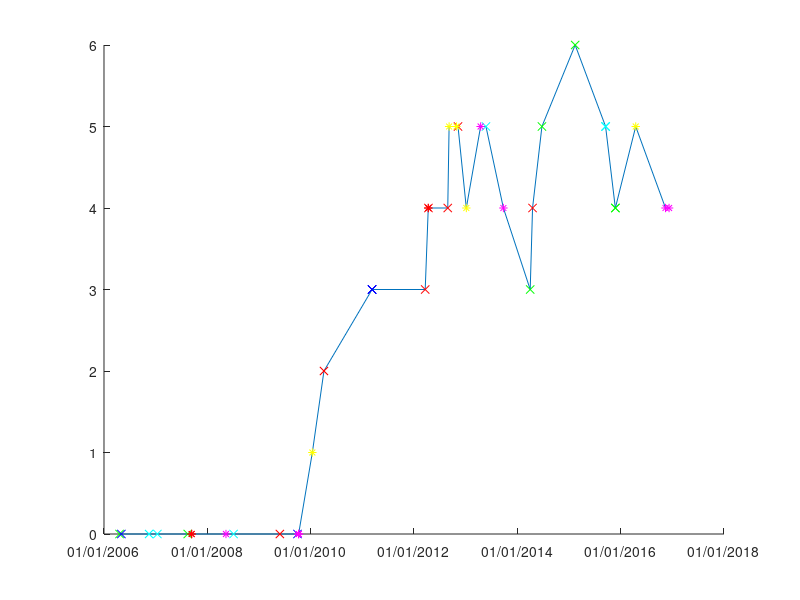
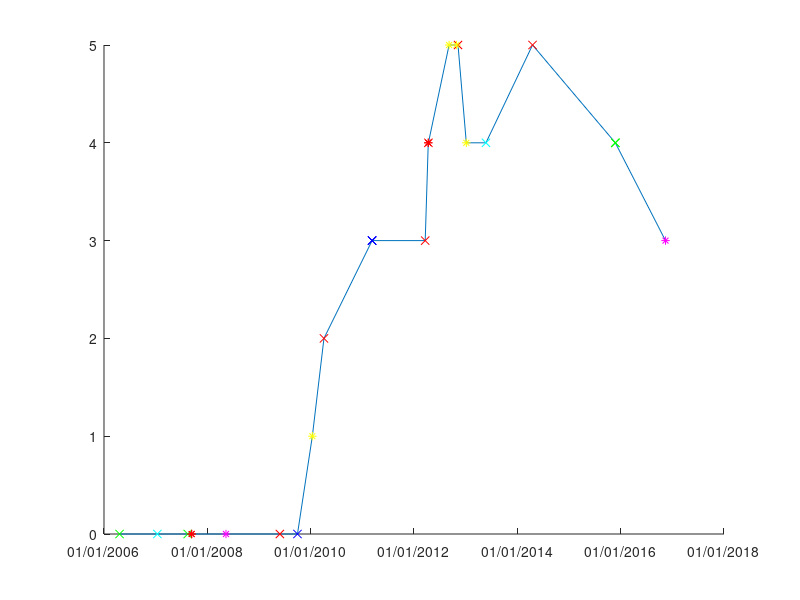
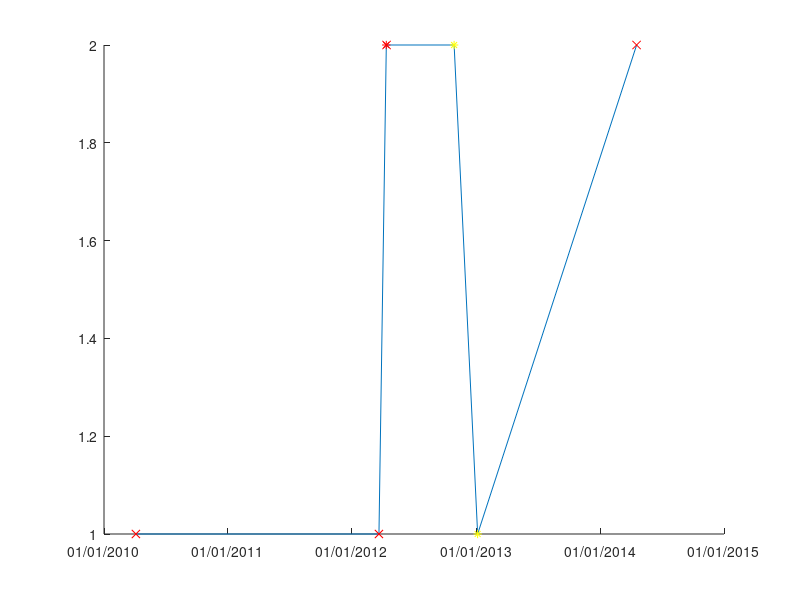
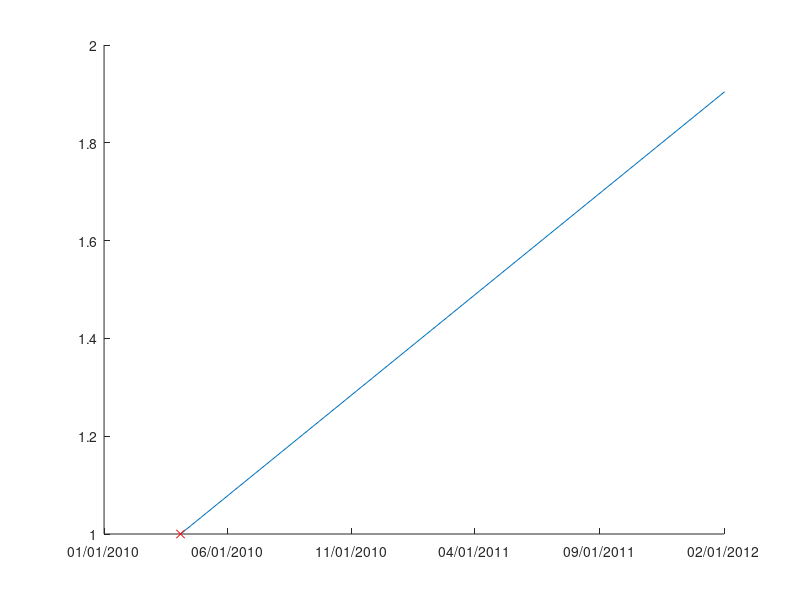

The MATLAB source for these figures, in order:

clc, clear 

load teleseism_distance.mat
load shaking_rate1_5.mat
load shaking_rate3.mat
load shaking_rate6.mat
load shaking_rate15.mat
load PGV_dc_data.mat

csum15 = cumsum(totsubtract15);

kmlen1_5 = kmlen(index1_5);
kmlen3 = kmlen(index3);
kmlen6 = kmlen(index6);
kmlen15 = kmlen(index15);

index1_1_5 = find(kmlen1_5 < 3000);
index3_1_5 = find(kmlen1_5 >= 3000 & kmlen1_5 < 5000);
index5_1_5 = find(kmlen1_5 >= 5000 & kmlen1_5 < 7000);
index7_1_5 = find(kmlen1_5 >= 7000 & kmlen1_5 < 9000);
index9_1_5 = find(kmlen1_5 >= 9000 & kmlen1_5 < 11000);
index11_1_5 = find(kmlen1_5 >= 11000 & kmlen1_5 < 13000);
index13_1_5 = find(kmlen1_5 >= 13000 & kmlen1_5 < 15000);
index15_1_5 = find(kmlen1_5 >= 15000 & kmlen1_5 < 17000);

index1_3 = find(kmlen3 < 3000);
index3_3 = find(kmlen3 >= 3000 & kmlen3 < 5000);
index5_3 = find(kmlen3 >= 5000 & kmlen3 < 7000);
index7_3 = find(kmlen3 >= 7000 & kmlen3 < 9000);
index9_3 = find(kmlen3 >= 9000 & kmlen3 < 11000);
index11_3 = find(kmlen3 >= 11000 & kmlen3 < 13000);
index13_3 = find(kmlen3 >= 13000 & kmlen3 < 15000);
index15_3 = find(kmlen3 >= 15000 & kmlen3 < 17000);

index1_6 = find(kmlen6 < 3000);
index3_6 = find(kmlen6 >= 3000 & kmlen6 < 5000);
index5_6 = find(kmlen6 >= 5000 & kmlen6 < 7000);
index7_6 = find(kmlen6 >= 7000 & kmlen6 < 9000);
index9_6 = find(kmlen6 >= 9000 & kmlen6 < 11000);
index11_6 = find(kmlen6 >= 11000 & kmlen6 < 13000);
index13_6 = find(kmlen6 >= 13000 & kmlen6 < 15000);
index15_6 = find(kmlen6 >= 15000 & kmlen6 < 17000);

index1_15 = find(kmlen15 < 3000);
index3_15 = find(kmlen15 >= 3000 & kmlen15 < 5000);
index5_15 = find(kmlen15 >= 5000 & kmlen15 < 7000);
index7_15 = find(kmlen15 >= 7000 & kmlen15 < 9000);
index9_15 = find(kmlen15 >= 9000 & kmlen15 < 11000);
index11_15 = find(kmlen15 >= 11000 & kmlen15 < 13000);
index13_15 = find(kmlen15 >= 13000 & kmlen15 < 15000);
index15_15 = find(kmlen15 >= 15000 & kmlen15 < 17000);

figure(1)
hold on
plot(m7date1_5, csum1_5)
plot(m7date1_5(index1_1_5), csum1_5(index1_1_5),'rx')
plot(m7date1_5(index3_1_5), csum1_5(index3_1_5),'y*')
plot(m7date1_5(index5_1_5), csum1_5(index5_1_5),'gx')
plot(m7date1_5(index7_1_5), csum1_5(index7_1_5),'cx')
plot(m7date1_5(index9_1_5), csum1_5(index9_1_5),'bx')
plot(m7date1_5(index11_1_5), csum1_5(index11_1_5),'m*')
plot(m7date1_5(index13_1_5), csum1_5(index13_1_5),'kx')
plot(m7date1_5(index15_1_5), csum1_5(index15_1_5),'r*')
datetick('x', 23)
hold off

figure(2)
hold on 
plot(m7date3, csum3)
plot(m7date3(index1_3), csum3(index1_3),'rx')
plot(m7date3(index3_3), csum3(index3_3),'y*')
plot(m7date3(index5_3), csum3(index5_3),'gx')
plot(m7date3(index7_3), csum3(index7_3),'cx')
plot(m7date3(index9_3), csum3(index9_3),'bx')
plot(m7date3(index11_3), csum3(index11_3),'m*')
plot(m7date3(index13_3), csum3(index13_3),'kx')
plot(m7date3(index15_3), csum3(index15_3),'r*')
datetick('x', 23)
hold off

figure(3)
hold on
plot(m7date6, csum6)
plot(m7date6(index1_6), csum6(index1_6),'rx')
plot(m7date6(index3_6), csum6(index3_6),'y*')
plot(m7date6(index5_6), csum6(index5_6),'gx')
plot(m7date6(index7_6), csum6(index7_6),'cx')
plot(m7date6(index9_6), csum6(index9_6),'bx')
plot(m7date6(index11_6), csum6(index11_6),'m*')
plot(m7date6(index13_6), csum6(index13_6),'kx')
plot(m7date6(index15_6), csum6(index15_6),'r*')
datetick('x', 23)
hold off

figure(4)
hold on
plot(m7date15, csum15)
plot(m7date15(index1_15), csum15(index1_15),'rx')
plot(m7date15(index3_15), csum15(index3_15),'y*')
plot(m7date15(index5_15), csum15(index5_15),'gx')
plot(m7date15(index7_15), csum15(index7_15),'cx')
plot(m7date15(index9_15), csum15(index9_15),'bx')
plot(m7date15(index11_15), csum15(index11_15),'m*')
plot(m7date15(index13_15), csum15(index13_15),'kx')
plot(m7date15(index15_15), csum15(index15_15),'r*')
datetick('x', 23)
hold off
